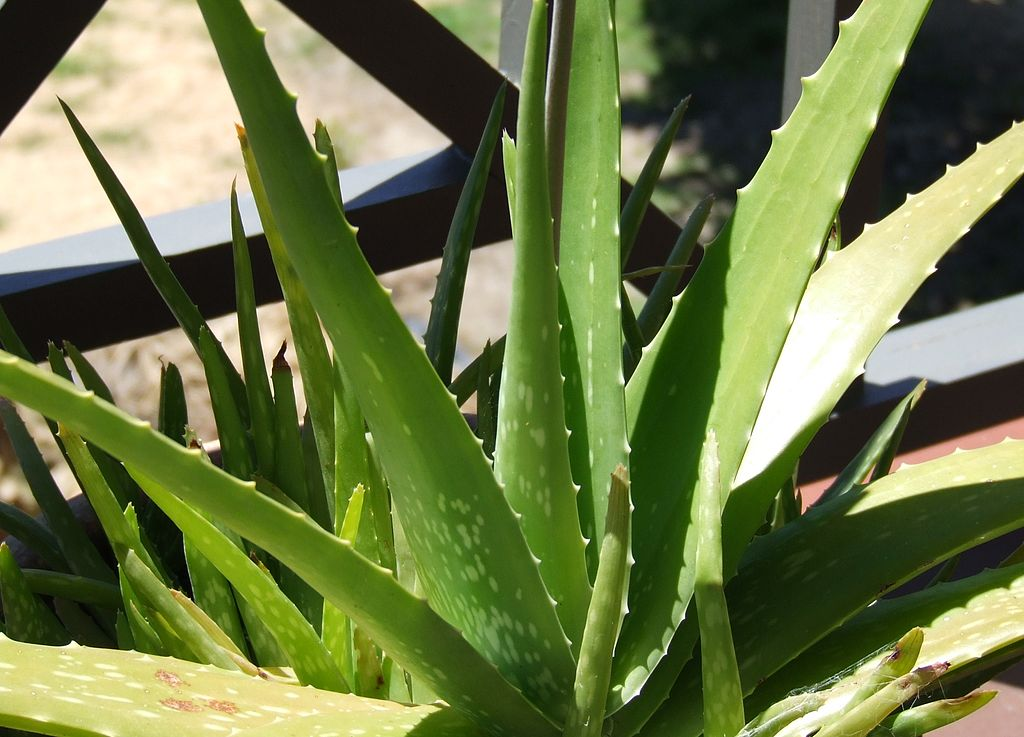
#> input picture pract_1/images/aloel.jpg, 1024 x 737 px
$ python 3.py
#> lines starting #> are read from the running program, lines starting #| are printed output that depends on the picture
from PIL import Image
import numpy as np
import matplotlib.pyplot as plt
from pathlib import Path

# Obtener ruta relativa a la imagen
image_path = Path(__file__).parent.parent / "images" / "aloel.jpg"
img = Image.open(image_path)
#> img is the input picture: PIL image 1024x737 RGB; mean R, G, B 108.2, 120.2, 71.3

# Hacer la imagen mas pequeña para que quepa mejor
img = img.resize((400, 400))
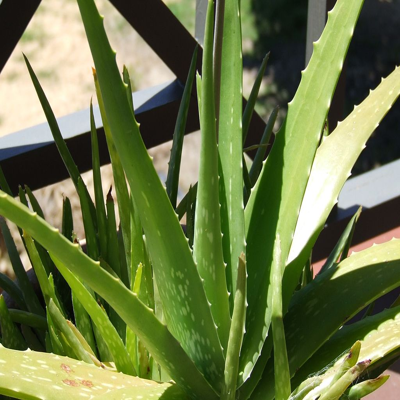
#> img: PIL image 400x400 RGB; mean R, G, B 108.2, 120.2, 71.3

# 2. Separar los canales RGB
# Convertir la imagen a un array de numpy
img_array = np.array(img)

# Extraer cada canal
canal_r = img_array[:,:,0]  # Canal Rojo
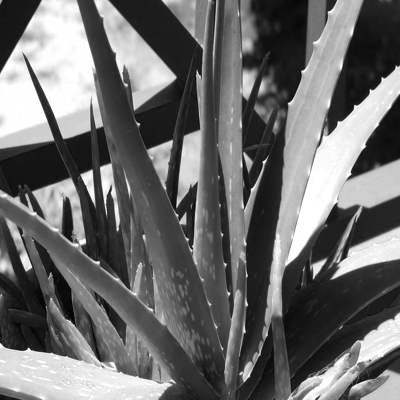
#> canal_r: shape (400, 400); min 1, max 255, mean 108.2
canal_g = img_array[:,:,1]  # Canal Verde
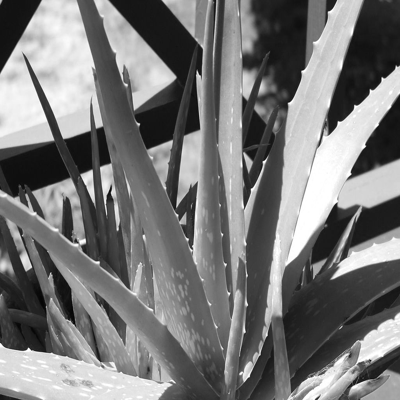
#> canal_g: shape (400, 400); min 1, max 255, mean 120.2
canal_b = img_array[:,:,2]  # Canal Azul
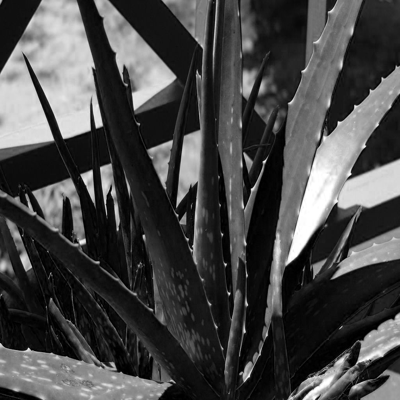
#> canal_b: shape (400, 400); min 0, max 255, mean 71.3

# 3. Crear una figura con cuatro subplots (2x2)
plt.figure(figsize=(12, 10))

# 4. Mostrar la imagen original
plt.subplot(2, 2, 1)
plt.imshow(img)
plt.title('Imagen Original')
plt.axis('off')

# 5. Mostrar canal Rojo
plt.subplot(2, 2, 2)
plt.imshow(canal_r, cmap='gray')
plt.title('Canal Rojo')
plt.axis('off')

# 6. Mostrar canal Verde
plt.subplot(2, 2, 3)
plt.imshow(canal_g, cmap='gray')
plt.title('Canal Verde')
plt.axis('off')

# 7. Mostrar canal Azul
plt.subplot(2, 2, 4)
plt.imshow(canal_b, cmap='gray')
plt.title('Canal Azul')
plt.axis('off')

# 8. Ajustar el diseño y mostrar
plt.tight_layout()
plt.show()

$ run again, with pract_1/images/paisaje_2.tiff saved as pract_1/images/aloel.jpg
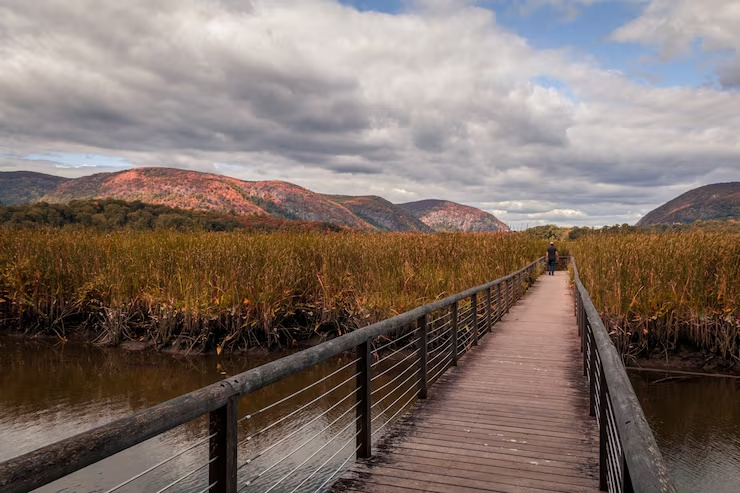
#> input picture pract_1/images/paisaje_2.tiff, 740 x 493 px
#> img is the input picture: PIL image 740x493 RGB; mean R, G, B 127.4, 112.2, 104.3
#> img: PIL image 400x400 RGB
#> `canal_r = img_array[:,:,0]`:
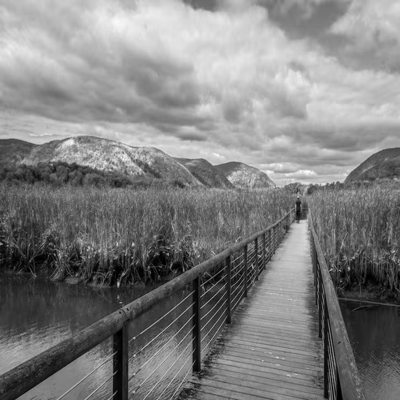
#> canal_r: shape (400, 400); min 0, max 253, mean 127.4
#> `canal_b = img_array[:,:,2]`:
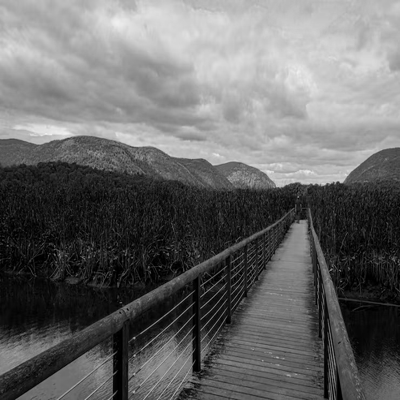
#> canal_b: shape (400, 400); min 0, max 241, mean 104.3
